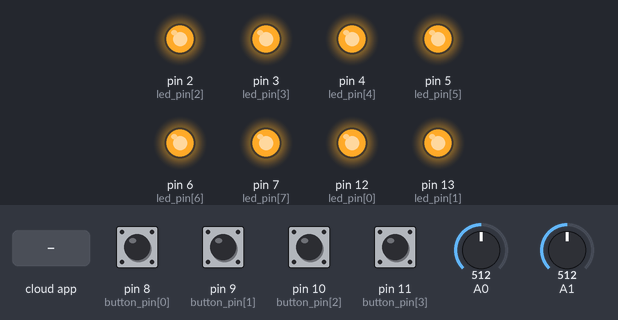
A sketch run on a simulated Arduino Uno, built with avr-gcc and run on an emulated ATmega328P. Shown: output pins drawn as LEDs (lit = HIGH). The inputs (shaded band) are chosen by the test bench; at power-on: pin 8 (button_pin[0]), pin 9 (button_pin[1]), pin 10 (button_pin[2]), pin 11 (button_pin[3]) HIGH, A0 = 512, A1 = 512. The ROS host is connected and sends only what is stated.

Above: at 1.2 s.
1.3 s: the phone or cloud app sets toggle to 1
At 2.5 s:
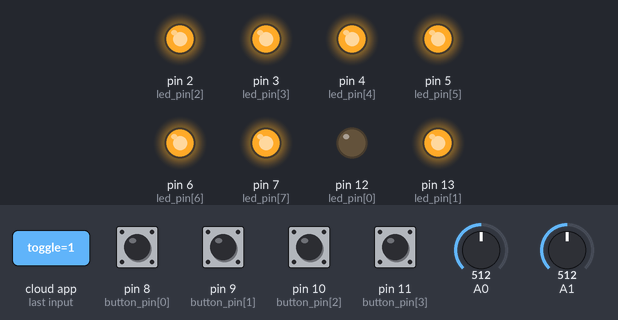
2.8 s: the phone or cloud app sets state to 0
At 3.6 s:
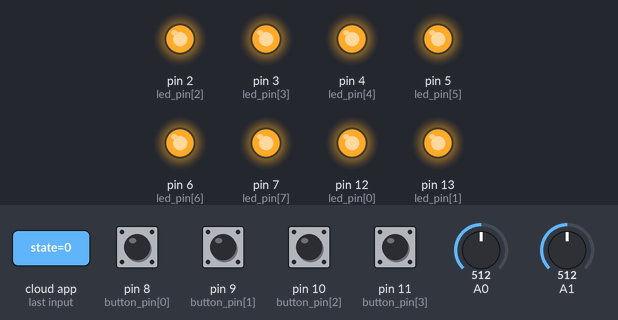
4.3 s: the phone or cloud app sets state to 1
At 4.8 s:
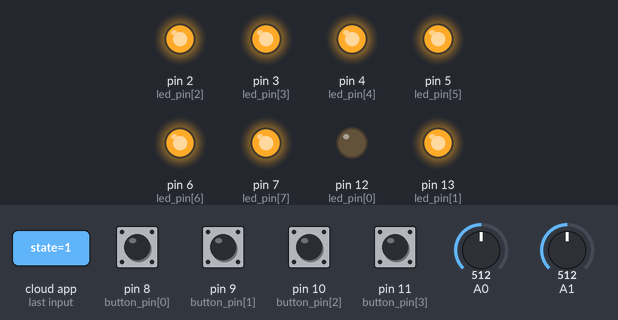
Timing chart, 0 to 7.3 s (numbered marks = the images above; inputs shaded):
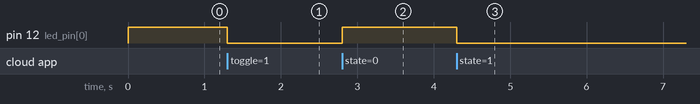

The sketch:

avans_shield.ino
```cpp
/*
 * Avans Arduin shield
 */

#include <ros.h>
#include <std_msgs/Bool.h>
#include <std_msgs/UInt8.h>
#include <std_msgs/UInt16.h>
#include <std_msgs/Empty.h>

#define NUMBER_OF_ADC       2
#define NUMBER_OF_BUTTON    4
#define NUMBER_OF_LED       8

ros::NodeHandle nh;

std_msgs::UInt8 pushed_msg;
std_msgs::UInt8 state_msg;
ros::Publisher *pub_button_pushed;
ros::Publisher *pub_button_state;


const int button_pin[NUMBER_OF_BUTTON] = {8, 9, 10, 11};

unsigned char last_reading;
long last_debounce_time = 0;
long debounce_delay=50;
bool published = true;

const int led_pin[NUMBER_OF_LED] = {12, 13, 2, 3, 4, 5, 6, 7};


std_msgs::UInt16 adc_value_msg[2];
ros::Publisher *pub_adc_value[2];

void ledToggleCb(const std_msgs::UInt8& state_msg){

  bool pin_data;
  unsigned char data = state_msg.data;

  for(int i = 0; i < NUMBER_OF_LED; i++){
    pin_data = data & 0x01 ? true : false;
    if(pin_data){
      digitalWrite(led_pin[i], HIGH-digitalRead(led_pin[i]));   // blink the led
    }
    data = data >> 1;
  }
}

void ledStateCb(const std_msgs::UInt8& state_msg){
  bool pin_data;
  unsigned char data = state_msg.data;

  for(int i = 0; i < NUMBER_OF_LED; i++){
    pin_data = data & 0x01 ? false : true;
    digitalWrite(led_pin[i], pin_data);
    data = data >> 1;
  }
}

ros::Subscriber<std_msgs::UInt8> *led_topic_sub;
ros::Subscriber<std_msgs::UInt8> *led_state_sub;
char led_toggle_topic[32];
char led_state_topic[32];
char adc_value_topic[NUMBER_OF_ADC][32];

char button_push_topic[32];
char button_state_topic[32];

void setup()
{

  nh.initNode();
  sprintf(button_push_topic, "avans/buttons/pushed");
  pub_button_pushed = new ros::Publisher(button_push_topic, &pushed_msg);
  nh.advertise(*pub_button_pushed);

  sprintf(button_state_topic, "avans/buttons/state");
  pub_button_state = new ros::Publisher(button_state_topic, &state_msg);
  nh.advertise(*pub_button_state);

  last_reading = 0;
  unsigned char bit_value = 0x01;
  for(int i = 0; i < NUMBER_OF_BUTTON; i++){
    //pinMode(led_pin[i], OUTPUT);
    pinMode(button_pin[i], INPUT);

    //Enable the pullup resistor on the button
    digitalWrite(button_pin[i], HIGH);

    //The button is a normally button

    last_reading |= digitalRead(button_pin[i]) ? 0 : bit_value;
    bit_value = bit_value << 1;
  }


  sprintf(led_toggle_topic, "avans/leds/toggle");
  led_topic_sub = new ros::Subscriber<std_msgs::UInt8>(led_toggle_topic, ledToggleCb);
  nh.subscribe(*led_topic_sub);


  sprintf(led_state_topic, "avans/leds/state");
  led_state_sub = new ros::Subscriber<std_msgs::UInt8>(led_state_topic, ledStateCb);
  nh.subscribe(*led_state_sub);


  for(int i = 0; i < NUMBER_OF_LED; i++){
    pinMode(led_pin[i], OUTPUT);
    digitalWrite(led_pin[i], HIGH);
  }

  for(int i = 0; i < NUMBER_OF_ADC; i++){
    sprintf(adc_value_topic[i], "avans/adc%i/value", i);
    pub_adc_value[i] = new ros::Publisher(adc_value_topic[i], &adc_value_msg[i]);

    nh.advertise(*pub_adc_value[i]);
  }
}

//We average the analog reading to elminate some of the noise
int averageAnalog(int pin){
  int v=0;
  for(int i=0; i<4; i++) v+= analogRead(pin);
  return v/4;
}

void loop()
{

  unsigned char reading = 0;

  for(int i = 0; i < NUMBER_OF_BUTTON; i++){
    reading = reading << 1;
    reading |= !digitalRead(button_pin[i]) ? 0x01 : 0x00;
  }

  if (last_reading!= reading){
    last_debounce_time = millis();
    published = false;
  }

  //if the button value has not changed for the debounce delay, we know its stable
  if (!published && (millis() - last_debounce_time)  > debounce_delay) {
    pushed_msg.data = reading;
    pub_button_pushed->publish(&pushed_msg);
    published = true;
  }

  state_msg.data = reading;
  pub_button_state->publish(&state_msg);

  last_reading = reading;

  for(int i = 0; i < NUMBER_OF_ADC; i++){
    int adc_value = averageAnalog(i);
    adc_value_msg[i].data = adc_value;
    pub_adc_value[i]->publish(&adc_value_msg[i]);
  }


  nh.spinOnce();
  //delay(100);
}
```

Measured:
- after the input at 1.3 s, pin 12 (led_pin[0]): HIGH → LOW at once
- after the input at 2.8 s, pin 12 (led_pin[0]): LOW → HIGH at once
- after the input at 4.3 s, pin 12 (led_pin[0]): HIGH → LOW at once
